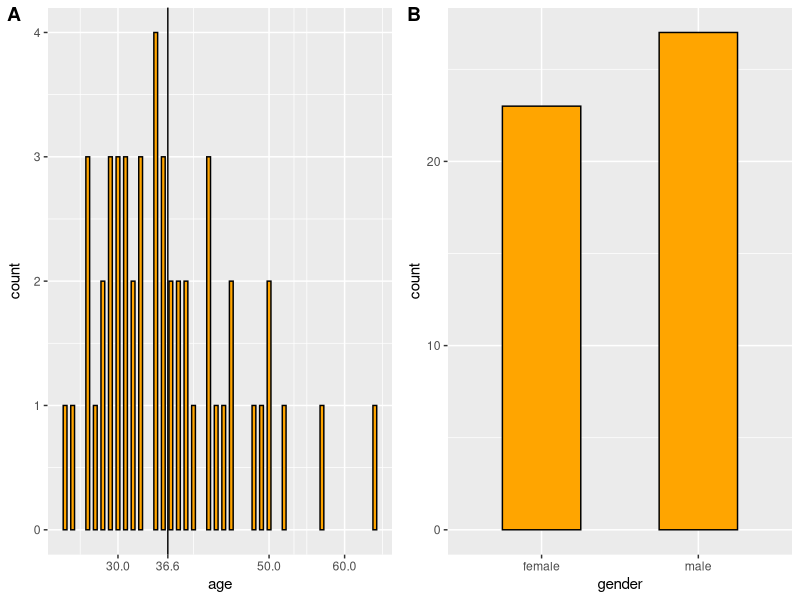
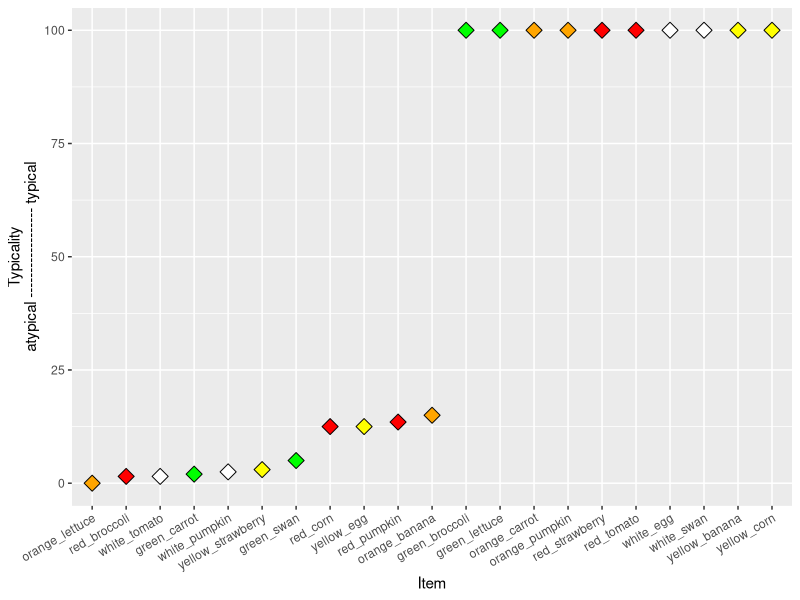
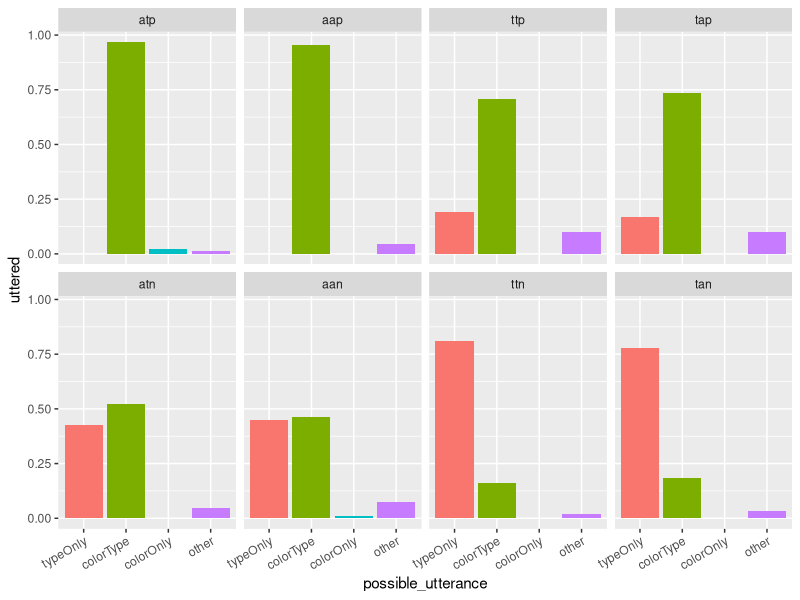
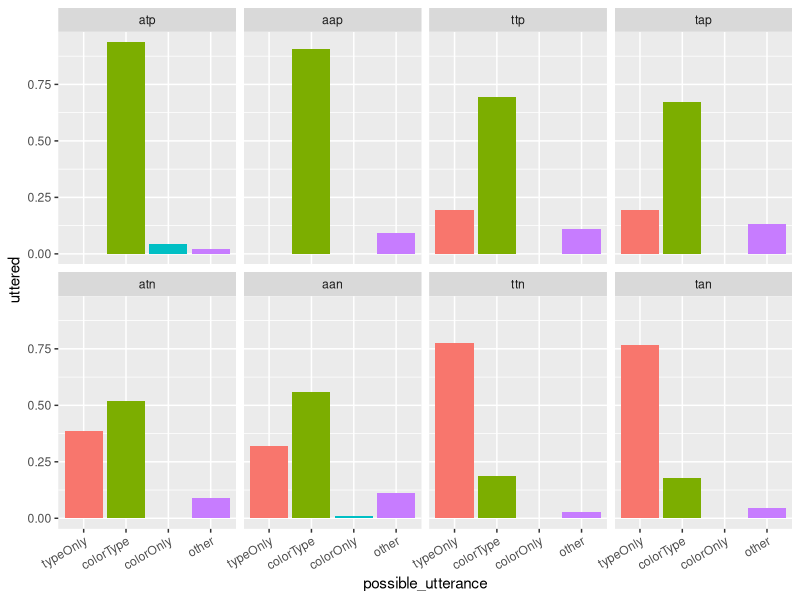
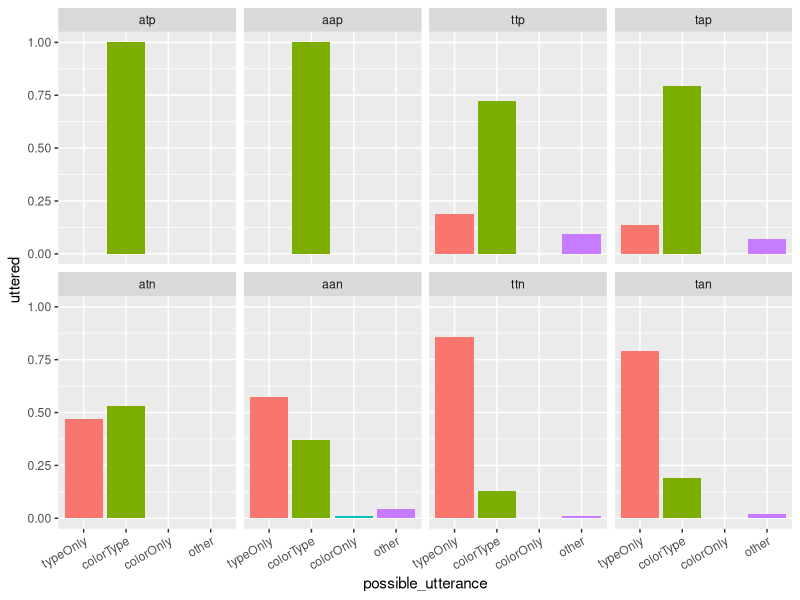
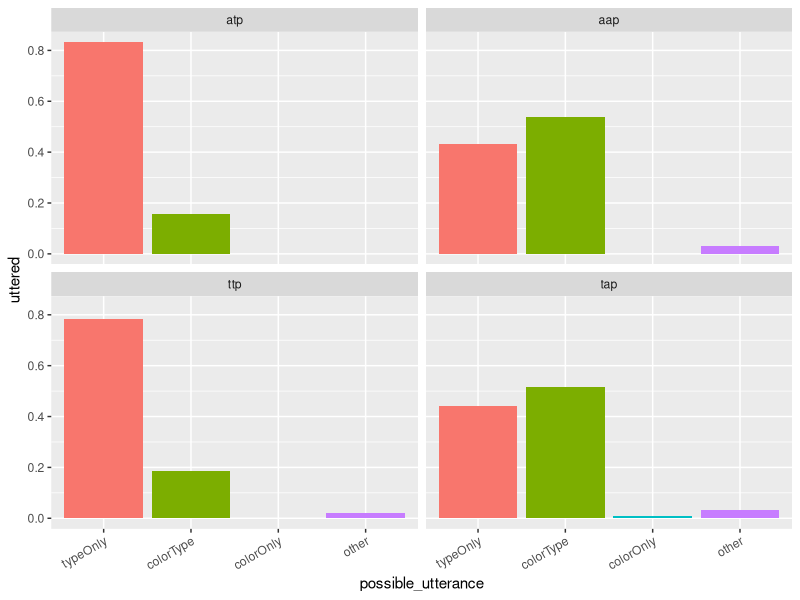
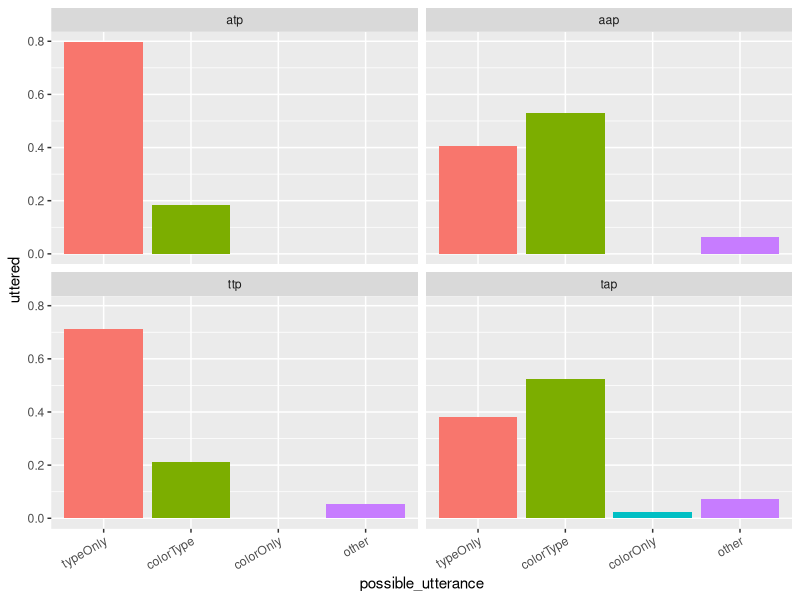
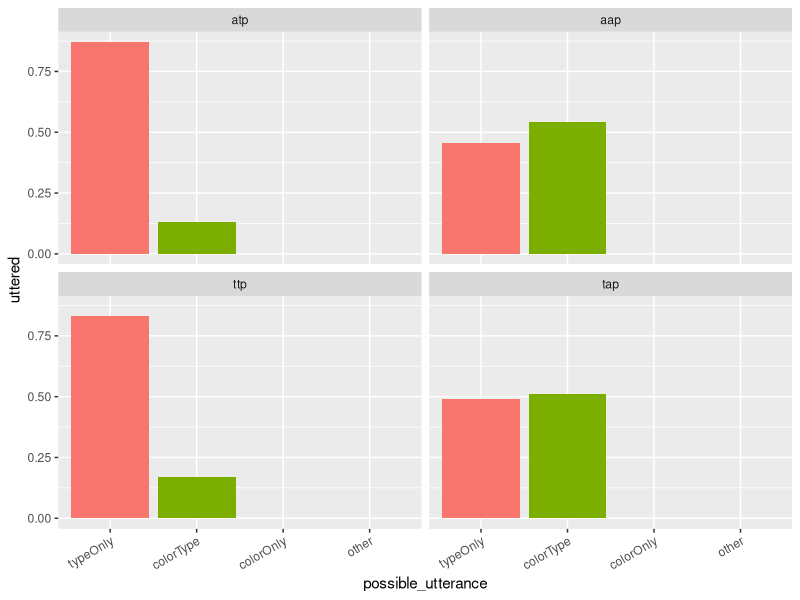

Reproduce these figures in R, in order. (Note: this script raises an error after producing the figures.)
## ---- chunk 1
knitr::opts_chunk$set(echo = TRUE)
## ---- chunk 2
library(cowplot)
library(plyr)
library(tidyverse)
library(here)

df_import1 = read_csv(here::here("data","02_production","02_main","data1.csv")) %>%
  # exclude test
  # weird filter property will exclude NAs
  filter(is.na(comments) | !str_detect(comments,"TEST")) %>%
  filter(!str_detect(conversation, "elisakreiss"))

df_import = read_csv(here::here("data","02_production","02_main","data2.csv")) %>%
  # exclude test
  # weird filter property will exclude NAs
  filter(is.na(comments) | !str_detect(comments,"TEST")) %>% 
  filter(!str_detect(conversation, "elisakreiss")) %>% 
  bind_rows(df_import1)
## ---- chunk 3

# to identify multiple submissions
table(df_import$anon_worker_id)
# popular spellings of "english"
engl_spellings = c("english", "englis", "eng", "engilsh", "englsh", "en", "emglish")

# Exclusions
# glb_variant 1 => speaker
df_preclean = df_import %>% 
  # multiple submissions
  group_by(anon_worker_id) %>% 
  # mutate(blub = n()) %>% 
  filter(!(n() > 60)) %>% 
  ungroup() %>% 
  # if native language is not english
  mutate_at(vars(languages), funs(str_to_lower(.))) %>% 
  mutate_at(vars(languages), funs(ifelse(. %in% engl_spellings, "english", .))) %>%
  filter(glb_variant == 1 & str_detect(languages, "english")) 

position_encoder = df_preclean %>% 
  filter(str_detect(conversation, "top|bottom|left|right|1|2|3|4")) %>% 
  select(anon_worker_id, conversation) %>% 
  group_by(anon_worker_id) %>% 
  summarize(all_trials = n()) %>% 
  ungroup() %>% 
  filter(all_trials > 5)

posenc_list = as.list(position_encoder['anon_worker_id'])$anon_worker_id

taboo_player = df_preclean %>% 
  filter(str_detect(conversation, "thing|monkey|vegetable|swimmer|comes from chicken|halloween|make a salad with it|normally|oval|love bird|leaves|on one end|round|long")) %>%
  select(anon_worker_id, conversation) %>%
  group_by(anon_worker_id) %>% 
  mutate(all_trials = n()) %>% 
  ungroup() %>% 
  filter(all_trials > 6)

taboo_player_list = as.list(taboo_player['anon_worker_id'])$anon_worker_id

df_clean = df_preclean %>% 
  filter(!(anon_worker_id %in% posenc_list)) %>% 
  filter(!(anon_worker_id %in% taboo_player_list))

# number of participants before exclusion (68; 34)
length(unique(df_import$anon_worker_id))
# number of participants after exclusion (29)
length(unique(df_clean$anon_worker_id))
## ---- chunk 4
# create main df
df = df_clean
## ---- chunk 5

df_subj = df %>% 
  select(age,gender,timeSpent,anon_worker_id) %>% 
  distinct() %>% 
  mutate_at(vars(age), funs(as.integer(.)))

mean_age = round(mean(df_subj$age),digits = 1)
p_age = ggplot(df_subj,aes(x=age)) +
  geom_bar(width = .5,
           fill = "orange",
           color = "black") +
  geom_vline(xintercept= mean_age) +
  scale_x_continuous(breaks=c(20,30,50,60,70,mean_age))

p_gen = ggplot(df_subj,aes(x=gender)) +
  geom_bar(width = .5,
           fill = "orange",
           color = "black")

# mean_time = round(mean(df_subj$timeSpent), digits = 1)
# median_time = round(median(df_subj$timeSpent), digits = 1)
# p_time = ggplot(df_subj,aes(x=timeSpent)) +
#   geom_histogram(fill = "orange",
#            color = "black") +
#   geom_vline(xintercept=mean_time) +
#   geom_vline(xintercept=median_time,linetype="dashed") +
#   scale_x_continuous(breaks=c(median_time,mean_time,floor(5),floor(15),floor(20))) +
#   xlab("time spent") +
#   theme(axis.text.x = element_text(angle = 45, hjust = 1))

plot_grid(p_age, p_gen, labels = "AUTO", ncol = 2, align = 'v')

## ---- chunk 6

typ_data = read_csv(here::here("data","01_norming","02_main","typicality_data.csv")) %>% 
  filter(!(col_type=="green_corn" | col_type=="white_carrot" | type=="snowman")) %>% 
  mutate(bin_typ=ifelse(typicality>50,"typical","atypical"))

ggplot(typ_data, aes(x=reorder(col_type,typicality), y=typicality, fill=color)) +
  geom_point(size=4,
             color="black",
             shape=23) +
  scale_fill_identity() +
  theme(axis.text.x = element_text(angle = 30, hjust = 1)) +
  xlab("Item") +
  ylab("Typicality\natypical ------------------ typical")

typ_data_short = typ_data %>% 
  select(col_type, typicality)
## ---- chunk 7
df_time = df %>% 
  mutate(time = endTime - startTime) %>% 
  mutate_at(vars(time), funs(./60)) %>% 
  mutate_at(vars(time), funs(./60)) %>% 
  filter(time <= 4) %>% 
  select(speaker_chat)

## ---- chunk 8

# TODO: get rid of taboo stuff

color = c("yellow|yell|red|ref|orange|orng|ornage|orang|orane|oragne|white|whtie|green")

## ---- chunk 9
# most conservative split
cons_type = c("banana|banaa|bananna|nana|banan|bannaa|ban|broccoli|broc|carrot|carro|carot|cararot|c arrot|corn|tomato|tom|tamayo|egg|strawberry|straw|str|berry|lettuce|letc|cabbage|cabb|cabage|swan|goose|duck|pumpkin|pump|punmkn|pum")
# type_null = c("thing|one")
cons_other_types = c("lemon|bird|vegetable|fruit|ruit|cauliflower|califlower|cauli|caul|circle|tree|onion|animal")
# cons_type = c("banana|banaa|bananna|nana|banan|bannaa|ban|broccoli|broc|carrot|carro|carot|corn|tomato|tom|tamayo|egg|strawberry|straw|str|berry|lettuce|letc|swan|goose|pumpkin|pump|punmkn|pum")
# cons_other_types = c("lemon|cabbage|cabb|cabage|bird|vegetable|thing|one|fruit|ruit|cauliflower|cauli|caul|circle|tree|onion|animal")
cons_other_mod = c("original|normal|natural|natural color|un-natural|with color|no color|without color|with the correct color|off color|original color|regular|weird|not red|seasick|dyed|small|round|supposed to be|big|ugly|different color|different colour|no banana|not")

df_main = df %>% 
  mutate(target_item = str_c(targetcompColor, targetType, sep="_")) %>% 
  mutate(comp_item = str_c(targetcompColor, compType, sep="_")) %>% 
  select(intended_target, condition, speaker_chat, trial_number, anon_worker_id, target_item, targetType, comp_item, selected_image) %>% 
  # filter everything with longer conversations (corrections) on speaker side
  filter(!str_detect(speaker_chat, "\\|\\|\\|")) %>% 
  # mutate(refexp = str_c("::",speaker_chat,"::")) %>% 
  mutate(refexp = speaker_chat) %>% 
  # TODO: filter out all \n
  mutate_at(vars(refexp), funs(str_to_lower(.))) %>% 
  filter(!str_detect(refexp,"bottom")) %>% 
  # categorization
  mutate(ColorMention = ifelse(str_detect(refexp,color), 1, 0)) %>% 
  mutate(OtherModMention = ifelse(str_detect(refexp,cons_other_mod), 1, 0)) %>% 
  mutate(TypeMention = ifelse(str_detect(refexp,cons_type), 1, 0)) %>% 
  mutate(OtherTypeMention = ifelse(str_detect(refexp,cons_other_types), 1, 0)) %>% 
  
  mutate(UtteranceCat = case_when(
    (OtherModMention == 1) | (OtherTypeMention == 1) ~ "other",
    (ColorMention == 1) & (TypeMention == 1) ~ "colorType",
    (ColorMention == 1) ~ "colorOnly",
    (TypeMention == 1) ~ "typeOnly",
    TRUE ~ "whatisthis?"
  ))

# df_main %>%
#   select(anon_worker_id, refexp, UtteranceCat, condition) %>%
#   filter(condition == "tap",
#          UtteranceCat == "typeOnly") %>%
#   view()

# "other" utterances are mainly expressions that include: 
# cauliflower, lemon, (un)natural, regular, original color, off color (bird, with/out color, fruit, vegetable)
# df_main %>% 
#   filter(UtteranceCat == "other") %>% 
#   view()
## ---- chunk 10
df_plot_target = df_main %>% 
  select(intended_target, condition, refexp, UtteranceCat, trial_number, anon_worker_id, selected_image, target_item) %>% 
  filter(intended_target == "target") %>% 
  mutate(wrong_selection = !str_detect(selected_image, target_item)) %>% 
  filter(!wrong_selection) %>% 
  slice(rep(1:n(), each = 4)) %>%
  mutate(possible_utterance = rep_len(c("colorType", "colorOnly", "typeOnly", "other"), 
                                  length.out=n())) %>% 
  mutate(uttered = ifelse(UtteranceCat==possible_utterance,1,0)) %>% 
  mutate_at(vars(possible_utterance),
            funs(factor(., levels=c("typeOnly", "colorType", "colorOnly", "other")))) %>%
  mutate_at(vars(condition),
            funs(factor(., levels=c("atp", "aap", "ttp", "tap", "atn", "aan", "ttn", "tan"))))

ggplot(df_plot_target, aes(x=possible_utterance, y=uttered, fill=possible_utterance)) +
  facet_wrap(~condition, nrow=2) +
  # mean
  stat_summary(fun.y = "mean",
               geom = "bar",
               position = position_dodge(width = 0.9)) +
  # error bars 
  stat_summary(fun.data = "mean_cl_boot",
               geom = "linerange",
               color = "darkgrey",
               position = position_dodge(width = 0.9)) +
  theme(axis.text.x = element_text(angle = 30, hjust = 1)) +
  theme(legend.position = "none")
  

df_plot_target %>% 
  filter(trial_number <= 30) %>% 
  ggplot(., aes(x=possible_utterance, y=uttered, fill=possible_utterance)) +
    facet_wrap(~condition, nrow=2) +
    # mean
    stat_summary(fun.y = "mean",
                 geom = "bar",
                 position = position_dodge(width = 0.9)) +
    # error bars 
    stat_summary(fun.data = "mean_cl_boot",
                 geom = "linerange",
                 color = "darkgrey",
                 position = position_dodge(width = 0.9)) +
    theme(axis.text.x = element_text(angle = 30, hjust = 1)) +
    theme(legend.position = "none")

df_plot_target %>% 
  filter(trial_number > 30) %>% 
  ggplot(., aes(x=possible_utterance, y=uttered, fill=possible_utterance)) +
    facet_wrap(~condition, nrow=2) +
    # mean
    stat_summary(fun.y = "mean",
                 geom = "bar",
                 position = position_dodge(width = 0.9)) +
    # error bars 
    stat_summary(fun.data = "mean_cl_boot",
                 geom = "linerange",
                 color = "darkgrey",
                 position = position_dodge(width = 0.9)) +
    theme(axis.text.x = element_text(angle = 30, hjust = 1)) +
    theme(legend.position = "none")

# First half vs second half: ColorType utterances reduce in atn and aan condition in second trial half; "other" utterances reduce in second trial half
## ---- chunk 11
df_plot_comp = df_main %>% 
  select(intended_target, condition, refexp, UtteranceCat, trial_number, anon_worker_id, selected_image, comp_item) %>% 
  filter(intended_target == "firstDistractor") %>% 
  mutate(wrong_selection = !str_detect(selected_image, comp_item)) %>% 
  filter(!wrong_selection) %>% 
  slice(rep(1:n(), each = 4)) %>%
  mutate(possible_utterance = rep_len(c("colorType", "colorOnly", "typeOnly", "other"), 
                                  length.out=n())) %>% 
  mutate(uttered = ifelse(UtteranceCat==possible_utterance,1,0)) %>% 
  mutate_at(vars(possible_utterance),
            funs(factor(., levels=c("typeOnly", "colorType", "colorOnly", "other")))) %>%
  mutate_at(vars(condition),
            funs(factor(., levels=c("atp", "aap", "ttp", "tap", "atn", "aan", "ttn", "tan"))))

ggplot(df_plot_comp, aes(x=possible_utterance, y=uttered, fill=possible_utterance)) +
  facet_wrap(~condition, nrow=2) +
  # mean
  stat_summary(fun.y = "mean",
               geom = "bar",
               position = position_dodge(width = 0.9)) +
  # error bars 
  stat_summary(fun.data = "mean_cl_boot",
               geom = "linerange",
               color = "darkgrey",
               position = position_dodge(width = 0.9)) +
  theme(axis.text.x = element_text(angle = 30, hjust = 1)) +
  theme(legend.position = "none")
  

df_plot_comp %>% 
  filter(trial_number <= 30) %>% 
  ggplot(., aes(x=possible_utterance, y=uttered, fill=possible_utterance)) +
    facet_wrap(~condition, nrow=2) +
    # mean
    stat_summary(fun.y = "mean",
                 geom = "bar",
                 position = position_dodge(width = 0.9)) +
    # error bars 
    stat_summary(fun.data = "mean_cl_boot",
                 geom = "linerange",
                 color = "darkgrey",
                 position = position_dodge(width = 0.9)) +
    theme(axis.text.x = element_text(angle = 30, hjust = 1)) +
    theme(legend.position = "none")

df_plot_comp %>% 
  filter(trial_number > 30) %>% 
  ggplot(., aes(x=possible_utterance, y=uttered, fill=possible_utterance)) +
    facet_wrap(~condition, nrow=2) +
    # mean
    stat_summary(fun.y = "mean",
                 geom = "bar",
                 position = position_dodge(width = 0.9)) +
    # error bars 
    stat_summary(fun.data = "mean_cl_boot",
                 geom = "linerange",
                 color = "darkgrey",
                 position = position_dodge(width = 0.9)) +
    theme(axis.text.x = element_text(angle = 30, hjust = 1)) +
    theme(legend.position = "none")

# First half vs second half: ColorType utterances reduce in atn and aan condition in second trial half; "other" utterances reduce in second trial half
## ---- chunk 12

nocontrast_comp = df_main %>% 
  mutate(contrast_present = ifelse(str_detect(condition, "p"), 1, 0)) %>% 
  filter((intended_target == "target") & (contrast_present == 0)) %>%
  mutate(wrong_selection = !str_detect(selected_image, target_item)) %>% 
  filter(!wrong_selection) %>% 
  filter(UtteranceCat=="colorType" | UtteranceCat=="typeOnly") %>% 
  mutate(ColMentioned = ifelse(UtteranceCat=="colorType", 1, 0)) %>%  
  mutate_at(vars(intended_target), funs(ifelse(. == "target", "firstDistractor", "FIRE"))) %>% 
  mutate(target_typ = ifelse(str_sub(condition,2,2) == "t", 0, 1)) %>% 
  mutate(comp_typ = ifelse(str_sub(condition,1,1) == "t", 0, 1))

cuny_plot = df_main %>% 
  filter(intended_target == "firstDistractor" | intended_target == "target") %>%
  mutate(wrong_selection = case_when(
    (intended_target == "firstDistractor") ~ !str_detect(selected_image, comp_item),
    (intended_target == "target") ~ !str_detect(selected_image, target_item),
    TRUE ~ TRUE)) %>% 
  filter(!wrong_selection) %>% 
  filter(UtteranceCat=="colorType" | UtteranceCat=="typeOnly") %>% 
  mutate(ColMentioned = ifelse(UtteranceCat=="colorType", 1, 0)) %>%  
  mutate(contrast_present = ifelse(str_detect(condition, "p"), 1, 0)) %>% 
  mutate(target_typ = case_when(
    (intended_target == "target") & (str_sub(condition,1,1) == "t") ~ 0,
    (intended_target == "target") & (str_sub(condition,1,1) == "a") ~ 1,
    (intended_target == "firstDistractor") & (str_sub(condition,1,1) == "t") ~ 0,
    TRUE ~ 1
  )) %>% 
  mutate(comp_typ = case_when(
    (intended_target == "target") & (str_sub(condition,2,2) == "t") ~ 0,
    (intended_target == "target") & (str_sub(condition,2,2) == "a") ~ 1,
    (intended_target == "firstDistractor") & (str_sub(condition,2,2) == "t") ~ 0,
    TRUE ~ 1
  )) %>% 
  bind_rows(nocontrast_comp) %>% 
  mutate_at(vars(intended_target), funs(ifelse(. == "firstDistractor", "competitor", .))) %>% 
  mutate_at(vars(intended_target),
            funs(factor(., levels=c("target", "competitor")))) %>% 
  mutate_at(vars(comp_typ), funs(ifelse(. == 0, "typical", "atypical"))) %>% 
  mutate_at(vars(comp_typ),
            funs(factor(., levels=c("typical", "atypical")))) %>% 
  mutate_at(vars(contrast_present), funs(ifelse(. == 0, "no contrast", "contrast")))
  # mutate_at(vars(comp_typ),
  #           funs(factor(., levels=c("typical", "atypical"))))


# glimpse(cuny_plot)
typical_color = "#cc79a7" # purple
atypical_color = "#0071b2" # blue

ggplot(cuny_plot, aes(x=intended_target, y=ColMentioned, group=comp_typ, fill=comp_typ)) +
  # facet_wrap(~contrast_present) +
  # mean
  stat_summary(fun.y = "mean",
               geom = "bar",
               position = position_dodge(width = 0.9)) +
  # error bars 
  stat_summary(fun.data = "mean_cl_boot",
               geom = "linerange",
               color = "darkgrey",
               position = position_dodge(width = 0.9)) +
  xlab("Item that is being referred to") +
  ylab("Probability of modifier use") +
  labs(fill='Competitor typicality') +
  scale_fill_manual(values=c(typical_color, atypical_color)) +
  # theme(axis.text.x = element_text(angle = 30, hjust = 1)) +
  theme(legend.position = "top")

ggsave("cuny_prod.png", width = 5, height = 3)

# Judith's plots

target_color = "#d55e00" # red
comp_color = "#009e74"

ggplot(cuny_plot, aes(x=comp_typ, y=ColMentioned, group=intended_target, fill=intended_target)) +
  # facet_wrap(~contrast_present) +
  # mean
  stat_summary(fun.y = "mean",
               geom = "bar",
               width = 0.6,
               position = position_dodge(width = 0.6)) +
  # error bars 
  stat_summary(fun.data = "mean_cl_boot",
               geom = "errorbar",
               color = "black",
               size = .3,
               width = 0.3,
               position = position_dodge(width = 0.6)) +
  xlab("Competitor typicality") +
  ylab("Probability of modifier use") +
  labs(fill='Item that is\nbeing referred to') +
  scale_fill_manual(values=c(target_color, comp_color)) +
  # theme(axis.text.x = element_text(angle = 30, hjust = 1)) +
  theme(legend.position = "top")

ggsave("cuny_prod_judith1.png", width = 5, height = 3)

ggplot(cuny_plot, aes(x=contrast_present, y=ColMentioned, group=intended_target, fill=intended_target)) +
  # facet_wrap(~contrast_present) +
  # mean
  stat_summary(fun.y = "mean",
               geom = "bar",
               width = 0.6,
               position = position_dodge(width = 0.6)) +
  # error bars 
  stat_summary(fun.data = "mean_cl_boot",
               geom = "errorbar",
               color = "black",
               size = .3,
               width = 0.3,
               position = position_dodge(width = 0.6)) +
  xlab("Contrast presence") +
  ylab("Probability of modifier use") +
  labs(fill='Item that is\nbeing referred to') +
  scale_fill_manual(values=c(target_color, comp_color)) +
  # theme(axis.text.x = element_text(angle = 30, hjust = 1)) +
  theme(legend.position = "top")

ggsave("cuny_prod_judith2.png", width = 5, height = 3)

## ---- chunk 13

df_plot_byitem = df_main %>% 
  select(intended_target, condition, refexp, UtteranceCat, trial_number, target_item, targetType, selected_image) %>% 
  filter(intended_target == "target") %>%
  mutate(wrong_selection = !str_detect(selected_image, target_item)) %>% 
  filter(!wrong_selection) %>% 
  filter(UtteranceCat=="colorType" | UtteranceCat=="typeOnly") %>%
  mutate(ColMentioned = ifelse(UtteranceCat=="colorType", 1, 0)) %>% 
  mutate(coll_cond = case_when(
    str_detect(condition, "p") & str_sub(condition,1,1) == "t" ~ "contrast_typ",
    str_detect(condition, "p") & str_sub(condition,1,1) == "a" ~ "contrast_atyp",
    str_sub(condition,1,1) == "a" ~ "atyp",
    str_sub(condition,1,1) == "t" ~ "typ",
    TRUE ~ "FIRE"
  )) %>% 
  mutate_at(vars(coll_cond),
            funs(factor(., levels=c("contrast_atyp", "contrast_typ", "atyp", "typ"))))

ggplot(df_plot_byitem, aes(x=coll_cond, y=ColMentioned)) +
  facet_wrap(~targetType, nrow=2) +
  # mean
  stat_summary(fun.y = "mean",
               geom = "bar",
               position = position_dodge(width = 0.9)) +
  # error bars 
  stat_summary(fun.data = "mean_cl_boot",
               geom = "linerange",
               color = "darkgrey",
               position = position_dodge(width = 0.9)) +
  theme(axis.text.x = element_text(angle = 30, hjust = 1)) +
  theme(legend.position = "none")

table(df_plot_byitem$targetType, df_plot_byitem$coll_cond)

## ---- chunk 14
df_plot_target = df_main %>% 
  select(intended_target, condition, refexp, UtteranceCat, trial_number, target_item, targetType, selected_image, anon_worker_id) %>% 
  filter(intended_target == "target") %>%
  mutate(wrong_selection = !str_detect(selected_image, target_item)) %>% 
  filter(!wrong_selection) %>% 
  filter(UtteranceCat=="colorType" | UtteranceCat=="typeOnly") %>% 
  mutate(ColMentioned = ifelse(UtteranceCat=="colorType", 1, 0)) %>% 
  mutate(coll_cond = case_when(
    str_detect(condition, "p") ~ "contrast",
    str_sub(condition,1,1) == "a" ~ "atyp",
    str_sub(condition,1,1) == "t" ~ "typ",
    TRUE ~ "FIRE"
  )) %>% 
  mutate_at(vars(coll_cond),
            funs(factor(., levels=c("contrast", "atyp", "typ"))))

ggplot(df_plot_target, aes(x=coll_cond, y=ColMentioned)) +
  facet_wrap(~anon_worker_id, nrow=2) +
  # mean
  stat_summary(fun.y = "mean",
               geom = "bar",
               position = position_dodge(width = 0.9)) +
  # error bars 
  stat_summary(fun.data = "mean_cl_boot",
               geom = "linerange",
               color = "darkgrey",
               position = position_dodge(width = 0.9)) +
  theme(axis.text.x = element_text(angle = 30, hjust = 1)) +
  theme(legend.position = "none")

# participant 462219836317466 always used "off color" and "original color" utterances
table(df_plot_target$anon_worker_id, df_plot_target$ColMentioned)

# df_main %>% 
  # filter(anon_worker_id == "462219836317466") %>% 
  # select(refexp, condition, target_item, selected_image) %>% 
  # view()
  
## ---- chunk 15
# df_check = df_model_prereg %>%
#   group_by(target_item,comp_item,contrast) %>%
#   summarize(n = n()) %>%
#   view()
# 
# df_check

# all uttProbs if target is the target (for all conditions)
df_rsa_target = df_model_prereg %>%
  group_by(condition) %>%
  summarize(uttProb = mean(ColMentioned)) %>%
  ungroup() %>%
  mutate(intended_target = "target") %>%
  select(uttProb, condition, intended_target)

# uttProbs if comp is the target (for contrast-present conditions)
df_rsa_comp_prep = df_main %>%
  filter(intended_target == "firstDistractor") %>%
  mutate(wrong_selection = !str_detect(selected_image, comp_item)) %>%
  filter(!wrong_selection) %>%
  filter(UtteranceCat=="colorType" | UtteranceCat=="typeOnly") %>%
  mutate(ColMentioned = ifelse(UtteranceCat=="colorType", 1, 0)) %>%
  group_by(condition) %>%
  summarize(uttProb = mean(ColMentioned)) %>%
  ungroup() %>%
  select(uttProb, condition)


df_rsa_comp = df_model_prereg %>%
  group_by(condition) %>%
  summarize(uttProb = mean(ColMentioned)) %>%
  ungroup() %>%
  filter(!str_detect(condition, "p")) %>%
  mutate_at(vars(condition), funs(case_when(
    .=="atn" ~ "tan",
    .=="tan" ~ "atn",
    TRUE ~ .
  ))) %>%
  select(uttProb, condition) %>%
  bind_rows(df_rsa_comp_prep) %>%
  mutate(intended_target = "comp")

df_rsa = df_rsa_target %>%
  bind_rows(df_rsa_comp)

df_rsa

write_csv(df_rsa, "df_rsa.csv")

table(df_main$target_item,df_main$comp_item)
## ---- chunk 16
# modifier mention ~ contrast presence*typicality of target*typicality of competitor + (1+contrast presence*typicality of target|participant) + (1+contrast presence*typicality of target*typicality of competitor|item)
f_prereg = ColMentioned ~ contrast_present*c_target_typ*c_comp_typ + (1+contrast_present+c_target_typ+c_comp_typ|anon_worker_id) + (1+contrast_present+c_target_typ+c_comp_typ|targetType)

# 1 NO RANDOM EFFECTS
# 1.1 Binned typicality
# 1.1.1 Centered typicality & contrast

m = glm(ColMentioned ~ c_contrast+c_target_typ_bin+c_comp_typ_bin, data = df_model_prereg, family = "binomial")
summary(m)

m = glm(ColMentioned ~ c_contrast+c_target_typ_bin+c_comp_typ_bin+c_contrast:c_target_typ_bin, data = df_model_prereg, family = "binomial")
summary(m)

m = glm(ColMentioned ~ c_contrast+c_target_typ_bin+c_comp_typ_bin+c_contrast:c_comp_typ_bin, data = df_model_prereg, family = "binomial")
summary(m)

m = glm(ColMentioned ~ c_contrast+c_target_typ_bin+c_comp_typ_bin+c_comp_typ_bin:c_target_typ_bin, data = df_model_prereg, family = "binomial")
summary(m)

m = glm(ColMentioned ~ c_contrast*c_target_typ_bin*c_comp_typ_bin, data = df_model_prereg, family = "binomial")
summary(m)

# 1.1.2 Centered typicality & non-centered contrast

m = glm(ColMentioned ~ contrast+c_target_typ_bin+c_comp_typ_bin, data = df_model_prereg, family = "binomial")
summary(m)

m = glm(ColMentioned ~ contrast+c_target_typ_bin+c_comp_typ_bin+contrast:c_target_typ_bin, data = df_model_prereg, family = "binomial")
summary(m)

m = glm(ColMentioned ~ contrast+c_target_typ_bin+c_comp_typ_bin+contrast:c_comp_typ_bin, data = df_model_prereg, family = "binomial")
summary(m)

m = glm(ColMentioned ~ contrast+c_target_typ_bin+c_comp_typ+c_comp_typ_bin:c_target_typ_bin, data = df_model_prereg, family = "binomial")
summary(m)

m = glm(ColMentioned ~ contrast*c_target_typ_bin*c_comp_typ_bin, data = df_model_prereg, family = "binomial")
summary(m)

# 1.1.3 Non-centered typicality & centered contrast

m = glm(ColMentioned ~ c_contrast+target_typ_bin+comp_typ_bin, data = df_model_prereg, family = "binomial")
summary(m)

m = glm(ColMentioned ~ c_contrast+target_typ_bin+comp_typ_bin+c_contrast:target_typ_bin, data = df_model_prereg, family = "binomial")
summary(m)

m = glm(ColMentioned ~ c_contrast+target_typ_bin+comp_typ_bin+c_contrast:comp_typ_bin, data = df_model_prereg, family = "binomial")
summary(m)

m = glm(ColMentioned ~ c_contrast+target_typ_bin+comp_typ_bin+comp_typ_bin:target_typ_bin, data = df_model_prereg, family = "binomial")
summary(m)

m = glm(ColMentioned ~ c_contrast*target_typ_bin*comp_typ_bin, data = df_model_prereg, family = "binomial")
summary(m)

# 1.1.4 Non-centered typicality & contrast

m = glm(ColMentioned ~ contrast+target_typ_bin+comp_typ_bin, data = df_model_prereg, family = "binomial")
summary(m)

m = glm(ColMentioned ~ contrast+target_typ_bin+comp_typ_bin+contrast:target_typ_bin, data = df_model_prereg, family = "binomial")
summary(m)

m = glm(ColMentioned ~ contrast+target_typ_bin+comp_typ_bin+contrast:comp_typ_bin, data = df_model_prereg, family = "binomial")
summary(m)

m = glm(ColMentioned ~ contrast+target_typ_bin+comp_typ_bin+comp_typ_bin:target_typ_bin, data = df_model_prereg, family = "binomial")
summary(m)

m = glm(ColMentioned ~ contrast*target_typ_bin*comp_typ_bin, data = df_model_prereg, family = "binomial")
summary(m)

# 1.2 Continuous typicality
# 1.2.1 Centered typicality & contrast

m = glm(ColMentioned ~ c_contrast+c_target_typ+c_comp_typ, data = df_model_prereg, family = "binomial")
summary(m)

m = glm(ColMentioned ~ c_contrast+c_target_typ+c_comp_typ+c_contrast:c_target_typ, data = df_model_prereg, family = "binomial")
summary(m)

m = glm(ColMentioned ~ c_contrast+c_target_typ+c_comp_typ+c_contrast:c_comp_typ, data = df_model_prereg, family = "binomial")
summary(m)

m = glm(ColMentioned ~ c_contrast+c_target_typ+c_comp_typ+c_comp_typ:c_target_typ, data = df_model_prereg, family = "binomial")
summary(m)

m = glm(ColMentioned ~ c_contrast*c_target_typ*c_comp_typ, data = df_model_prereg, family = "binomial")
summary(m)

# 1.2.2 Centered typicality & non-centered contrast

m = glm(ColMentioned ~ contrast+c_target_typ+c_comp_typ, data = df_model_prereg, family = "binomial")
summary(m)

m = glm(ColMentioned ~ contrast+c_target_typ+c_comp_typ+contrast:c_target_typ, data = df_model_prereg, family = "binomial")
summary(m)

m = glm(ColMentioned ~ contrast+c_target_typ+c_comp_typ+contrast:c_comp_typ, data = df_model_prereg, family = "binomial")
summary(m)

m = glm(ColMentioned ~ contrast+c_target_typ+c_comp_typ+c_comp_typ:c_target_typ, data = df_model_prereg, family = "binomial")
summary(m)

m = glm(ColMentioned ~ contrast*c_target_typ*c_comp_typ, data = df_model_prereg, family = "binomial")
summary(m)

# 1.2.3 Non-centered typicality & centered contrast

m = glm(ColMentioned ~ c_contrast+target_typ+comp_typ, data = df_model_prereg, family = "binomial")
summary(m)

m = glm(ColMentioned ~ c_contrast+target_typ+comp_typ+c_contrast:target_typ, data = df_model_prereg, family = "binomial")
summary(m)

m = glm(ColMentioned ~ c_contrast+target_typ+comp_typ+c_contrast:comp_typ, data = df_model_prereg, family = "binomial")
summary(m)

m = glm(ColMentioned ~ c_contrast+target_typ+comp_typ+comp_typ:target_typ, data = df_model_prereg, family = "binomial")
summary(m)

m = glm(ColMentioned ~ c_contrast*target_typ*comp_typ, data = df_model_prereg, family = "binomial")
summary(m)

# 1.2.4 Non-centered typicality & contrast

m = glm(ColMentioned ~ contrast+target_typ+comp_typ, data = df_model_prereg, family = "binomial")
summary(m)

m = glm(ColMentioned ~ contrast+target_typ+comp_typ+c_contrast:target_typ, data = df_model_prereg, family = "binomial")
summary(m)

m = glm(ColMentioned ~ contrast+target_typ+comp_typ+c_contrast:comp_typ, data = df_model_prereg, family = "binomial")
summary(m)

m = glm(ColMentioned ~ contrast+target_typ+comp_typ+comp_typ:target_typ, data = df_model_prereg, family = "binomial")
summary(m)

m = glm(ColMentioned ~ contrast*target_typ*comp_typ, data = df_model_prereg, family = "binomial")
summary(m)


# 2 RANDOM EFFECTS
# 2.1 Binned typicality
# 2.1.1 Centered typicality & contrast

m = glmer(ColMentioned ~ c_contrast+c_target_typ_bin+c_comp_typ_bin + (1|anon_worker_id), data = df_model_prereg, family = "binomial")
summary(m)

m = glmer(ColMentioned ~ c_contrast+c_target_typ_bin+c_comp_typ_bin+c_contrast:c_target_typ_bin + (1|anon_worker_id), data = df_model_prereg, family = "binomial")
summary(m)

m = glmer(ColMentioned ~ c_contrast+c_target_typ_bin+c_comp_typ_bin+c_contrast:c_comp_typ_bin + (1|anon_worker_id), data = df_model_prereg, family = "binomial")
summary(m)

m = glmer(ColMentioned ~ c_contrast+c_target_typ_bin+c_comp_typ_bin+c_comp_typ_bin:c_target_typ_bin + (1|anon_worker_id), data = df_model_prereg, family = "binomial")
summary(m)

m = glmer(ColMentioned ~ c_contrast*c_target_typ_bin*c_comp_typ_bin + (1|anon_worker_id), data = df_model_prereg, family = "binomial")
summary(m)

# 2.1.2 Centered typicality & non-centered contrast

m = glmer(ColMentioned ~ contrast+c_target_typ_bin+c_comp_typ_bin + (1|anon_worker_id), data = df_model_prereg, family = "binomial")
summary(m)

m = glmer(ColMentioned ~ contrast+c_target_typ_bin+c_comp_typ_bin+contrast:c_target_typ_bin + (1|anon_worker_id), data = df_model_prereg, family = "binomial")
summary(m)

m = glmer(ColMentioned ~ contrast+c_target_typ_bin+c_comp_typ_bin+contrast:c_comp_typ_bin + (1|anon_worker_id), data = df_model_prereg, family = "binomial")
summary(m)

m = glmer(ColMentioned ~ contrast+c_target_typ_bin+c_comp_typ+c_comp_typ_bin:c_target_typ_bin + (1|anon_worker_id), data = df_model_prereg, family = "binomial")
summary(m)

m = glmer(ColMentioned ~ contrast*c_target_typ_bin*c_comp_typ_bin + (1|anon_worker_id), data = df_model_prereg, family = "binomial")
summary(m)

# 2.1.3 Non-centered typicality & centered contrast

m = glmer(ColMentioned ~ c_contrast+target_typ_bin+comp_typ_bin + (1|anon_worker_id), data = df_model_prereg, family = "binomial")
summary(m)

m = glmer(ColMentioned ~ c_contrast+target_typ_bin+comp_typ_bin+c_contrast:target_typ_bin + (1|anon_worker_id), data = df_model_prereg, family = "binomial")
summary(m)

m = glmer(ColMentioned ~ c_contrast+target_typ_bin+comp_typ_bin+c_contrast:comp_typ_bin + (1|anon_worker_id), data = df_model_prereg, family = "binomial")
summary(m)

m = glmer(ColMentioned ~ c_contrast+target_typ_bin+comp_typ_bin+comp_typ_bin:target_typ_bin + (1|anon_worker_id), data = df_model_prereg, family = "binomial")
summary(m)

m = glmer(ColMentioned ~ c_contrast*target_typ_bin*comp_typ_bin + (1|anon_worker_id), data = df_model_prereg, family = "binomial")
summary(m)

# 2.1.4 Non-centered typicality & contrast

m = glmer(ColMentioned ~ contrast+target_typ_bin+comp_typ_bin + (1|anon_worker_id), data = df_model_prereg, family = "binomial")
summary(m)

m = glmer(ColMentioned ~ contrast+target_typ_bin+comp_typ_bin+contrast:target_typ_bin + (1|anon_worker_id), data = df_model_prereg, family = "binomial")
summary(m)

m = glmer(ColMentioned ~ contrast+target_typ_bin+comp_typ_bin+contrast:comp_typ_bin + (1|anon_worker_id), data = df_model_prereg, family = "binomial")
summary(m)

m = glmer(ColMentioned ~ contrast+target_typ_bin+comp_typ_bin+comp_typ_bin:target_typ_bin + (1|anon_worker_id), data = df_model_prereg, family = "binomial")
summary(m)

m = glmer(ColMentioned ~ contrast*target_typ_bin*comp_typ_bin + (1|anon_worker_id), data = df_model_prereg, family = "binomial")
summary(m)

# 2.2 Continuous typicality
# 2.2.1 Centered typicality & contrast

m = glmer(ColMentioned ~ c_contrast+c_target_typ+c_comp_typ + (1|anon_worker_id), data = df_model_prereg, family = "binomial")
summary(m)

m = glmer(ColMentioned ~ c_contrast+c_target_typ+c_comp_typ+c_contrast:c_target_typ + (1|anon_worker_id), data = df_model_prereg, family = "binomial")
summary(m)

m = glmer(ColMentioned ~ c_contrast+c_target_typ+c_comp_typ+c_contrast:c_comp_typ + (1|anon_worker_id), data = df_model_prereg, family = "binomial")
summary(m)

m = glmer(ColMentioned ~ c_contrast+c_target_typ+c_comp_typ+c_comp_typ:c_target_typ + (1|anon_worker_id), data = df_model_prereg, family = "binomial")
summary(m)

m = glmer(ColMentioned ~ c_contrast*c_target_typ*c_comp_typ + (1|anon_worker_id), data = df_model_prereg, family = "binomial")
summary(m)

# 2.2.2 Centered typicality & non-centered contrast

m = glmer(ColMentioned ~ contrast+c_target_typ+c_comp_typ + (1|anon_worker_id), data = df_model_prereg, family = "binomial")
summary(m)

m = glmer(ColMentioned ~ contrast+c_target_typ+c_comp_typ+contrast:c_target_typ + (1|anon_worker_id), data = df_model_prereg, family = "binomial")
summary(m)

m = glmer(ColMentioned ~ contrast+c_target_typ+c_comp_typ+contrast:c_comp_typ + (1|anon_worker_id), data = df_model_prereg, family = "binomial")
summary(m)

m = glmer(ColMentioned ~ contrast+c_target_typ+c_comp_typ+c_comp_typ:c_target_typ + (1|anon_worker_id), data = df_model_prereg, family = "binomial")
summary(m)

m = glmer(ColMentioned ~ contrast*c_target_typ*c_comp_typ + (1|anon_worker_id), data = df_model_prereg, family = "binomial")
summary(m)

# 2.2.3 Non-centered typicality & centered contrast

m = glmer(ColMentioned ~ c_contrast+target_typ+comp_typ + (1|anon_worker_id), data = df_model_prereg, family = "binomial")
summary(m)

m = glmer(ColMentioned ~ c_contrast+target_typ+comp_typ+c_contrast:target_typ + (1|anon_worker_id), data = df_model_prereg, family = "binomial")
summary(m)

m = glmer(ColMentioned ~ c_contrast+target_typ+comp_typ+c_contrast:comp_typ + (1|anon_worker_id), data = df_model_prereg, family = "binomial")
summary(m)

m = glmer(ColMentioned ~ c_contrast+target_typ+comp_typ+comp_typ:target_typ + (1|anon_worker_id), data = df_model_prereg, family = "binomial")
summary(m)

m = glmer(ColMentioned ~ c_contrast*target_typ*comp_typ + (1|anon_worker_id), data = df_model_prereg, family = "binomial")
summary(m)

# 2.2.4 Non-centered typicality & contrast

m = glmer(ColMentioned ~ contrast+target_typ+comp_typ + (1|anon_worker_id), data = df_model_prereg, family = "binomial")
summary(m)

m = glmer(ColMentioned ~ contrast+target_typ+comp_typ+c_contrast:target_typ + (1|anon_worker_id), data = df_model_prereg, family = "binomial")
summary(m)

m = glmer(ColMentioned ~ contrast+target_typ+comp_typ+c_contrast:comp_typ + (1|anon_worker_id), data = df_model_prereg, family = "binomial")
summary(m)

m = glmer(ColMentioned ~ contrast+target_typ+comp_typ+comp_typ:target_typ + (1|anon_worker_id), data = df_model_prereg, family = "binomial")
summary(m)

m = glmer(ColMentioned ~ contrast*target_typ*comp_typ + (1|anon_worker_id), data = df_model_prereg, family = "binomial")
summary(m)
















# f_notprereg = ColMentioned ~ c_contrast*c_target_typ_bin*c_comp_typ_bin + (1|anon_worker_id) + (1|target_item)
m.1 = glmer(f_prereg, data = df_model_prereg, family = "binomial")
summary(m.1)

m.2 = glm(ColMentioned ~ c_contrast+c_target_typ+c_comp_typ, data = df_model_prereg, family = "binomial")
summary(m.2)

m = glm(ColMentioned ~ c_contrast+c_target_typ*c_comp_typ,data=df_model_prereg,family="binomial")
summary(m)

m.3 = glmer(ColMentioned ~ c_contrast+c_target_typ+c_comp_typ + (1+c_target_typ|anon_worker_id), data = df_model_prereg, family = "binomial")
summary(m.3)

m.4 = glmer(ColMentioned ~ c_contrast+c_target_typ*c_comp_typ + (1+c_target_typ|anon_worker_id), data = df_model_prereg, family = "binomial")
summary(m.4)

m.5 = glmer(ColMentioned ~ contrast_present*target_typ_bin+comp_typ_bin  + (1+target_typ_bin|anon_worker_id) + (1|targetType), data = df_model_prereg, family = "binomial")
summary(m.5)

plot = df_model_prereg %>% ggplot(aes(x=c_target_typ, fill=ColMentioned)) + geom_histogram(stat="count")
plot = df_model_prereg %>% ggplot(aes(x=target_typ_bin, fill=ColMentioned)) + geom_histogram(stat="count")

plot

model_prereg = brm(
  formula = ColMentioned ~ contrast_present*target_typ_bin+comp_typ_bin  + (1+target_typ_bin|anon_worker_id) + (1|targetType),
  data = df_model_prereg,
  seed = 1702,
  family = 'bernoulli' # or bernoulli?
)

summary(model_prereg)

bayes_R2(model_prereg)

plot_model_prereg = 
  model_prereg %>% 
  as_tibble() %>% 
  select("b_Intercept", "b_contrast_present1", "b_target_typ_bin1", "b_comp_typ_bin1", "b_contrast_present1.target_typ_bin1") %>% 
  gather(key = "parameter", value = "posterior") %>% 
  mutate_at(vars(parameter), funs(str_replace_all(.,"b_",""))) %>%
  mutate_at(vars(parameter), funs(str_replace_all(.,"\\.",":"))) %>%
  mutate(parameter = as.factor(parameter)) %>%
  mutate(parameter = factor(parameter, levels = c("Intercept", "contrast_present1", "target_typ_bin1", "comp_typ_bin1", "contrast_present1:target_typ_bin1"))) %>%
  ggplot(aes(x = posterior)) + 
    geom_density(fill = "grey") +
    facet_wrap(~ parameter, scales = "free") +
  ylab("density\n") +
  xlab("\nparameter value") +
  theme_classic() +
  theme(legend.position = "right",
        legend.key.height = unit(2,"line"),
        legend.title = element_text(size = 18, face = "bold"),
        legend.text = element_text(size = 16),
        legend.background = element_rect(fill = "transparent"),
        strip.background = element_blank(),
        strip.text = element_text(size = 18, face = "bold"),
        axis.line = element_blank(),
        panel.spacing = unit(2, "lines"),
        plot.background = element_rect(fill = "transparent", colour = NA),
        panel.background = element_rect(fill = "transparent"),
        axis.text = element_text(size = 16),
        axis.title = element_text(size = 18, face = "bold"),
        plot.title = element_text(size = 18, face = "bold"),
        plot.margin = unit(c(0.2,0.1,0.2,0.1),"cm")) +
  geom_vline(xintercept = 0) +
  geom_segment(
    mapping = aes(y = 0, yend = 0, x = low, xend = high),
    color = "firebrick",
    size = 3,
    data = fixef(model_prereg) %>% as_tibble() %>%
      mutate(parameter = c("Intercept", "contrast_present1", "target_typ_bin1", "comp_typ_bin1", "contrast_present1:target_typ_bin1")) %>%
      mutate(parameter = as.factor(parameter)) %>%
      mutate(parameter = factor(parameter, levels = c("Intercept", "contrast_present1", "target_typ_bin1", "comp_typ_bin1", "contrast_present1:target_typ_bin1"))) %>%
      rename(low = Q2.5, high = Q97.5))

plot_model_prereg = 
  model_prereg %>% 
  as_tibble() %>% 
  select("b_Intercept", "b_c_contrast", "b_c_target_typ", "b_c_comp_typ", "b_c_target_typ.c_comp_typ") %>% 
  gather(key = "parameter", value = "posterior") %>% 
  mutate_at(vars(parameter), funs(str_replace_all(.,"b_",""))) %>%
  mutate_at(vars(parameter), funs(str_replace_all(.,"\\.",":"))) %>%
  mutate(parameter = as.factor(parameter)) %>%
  mutate(parameter = factor(parameter, levels = c("Intercept", "c_contrast", "c_target_typ", "c_comp_typ", "c_target_typ:c_comp_typ"))) %>%
  ggplot(aes(x = posterior)) + 
    geom_density(fill = "grey") +
    facet_wrap(~ parameter, scales = "free") +
  ylab("density\n") +
  xlab("\nparameter value") +
  theme_classic() +
  theme(legend.position = "right",
        legend.key.height = unit(2,"line"),
        legend.title = element_text(size = 18, face = "bold"),
        legend.text = element_text(size = 16),
        legend.background = element_rect(fill = "transparent"),
        strip.background = element_blank(),
        strip.text = element_text(size = 18, face = "bold"),
        axis.line = element_blank(),
        panel.spacing = unit(2, "lines"),
        plot.background = element_rect(fill = "transparent", colour = NA),
        panel.background = element_rect(fill = "transparent"),
        axis.text = element_text(size = 16),
        axis.title = element_text(size = 18, face = "bold"),
        plot.title = element_text(size = 18, face = "bold"),
        plot.margin = unit(c(0.2,0.1,0.2,0.1),"cm")) +
  geom_vline(xintercept = 0) +
  geom_segment(
    mapping = aes(y = 0, yend = 0, x = low, xend = high),
    color = "firebrick",
    size = 3,
    data = fixef(model_prereg) %>% as_tibble() %>%
      mutate(parameter = c("Intercept", "c_contrast", "c_target_typ", "c_comp_typ", "c_target_typ:c_comp_typ")) %>%
      mutate(parameter = as.factor(parameter)) %>%
      mutate(parameter = factor(parameter, levels = c("Intercept", "c_contrast", "c_target_typ", "c_comp_typ", "c_target_typ:c_comp_typ"))) %>%
      rename(low = Q2.5, high = Q97.5))

plot_model_prereg

ggsave(plot = plot_model_prereg, filename = "graphs/posterior_density_prereg.png",
       width = 15, height = 10)

## ---- chunk 17

df_model_prereg %>% 
  ggplot(., aes(x=contrast_present, y=ColMentioned, group=c_target_typ_bin, fill=c_target_typ_bin)) +
    facet_wrap(~c_comp_typ_bin) +
    # mean
    stat_summary(fun.y = "mean",
                 geom = "bar",
                 position = position_dodge(width = 0.9)) +
    # error bars 
    stat_summary(fun.data = "mean_cl_boot",
                 geom = "linerange",
                 color = "darkgrey",
                 position = position_dodge(width = 0.9)) +
    geom_point(position=position_jitterdodge(jitter.width = 0.3, jitter.height = 0.1,
  dodge.width = 0.9, seed = NA), alpha=0.5) +
    theme(axis.text.x = element_text(angle = 30, hjust = 1))
    # theme(legend.position = "none")

## ---- chunk 18
# library(corrplot)
# library(PerformanceAnalytics)
# 
# df_corr = df_model_prereg %>% 
#   mutate(id=str_c(anon_worker_id, "_", trial_number)) %>%
#   select(condition,ColMentioned,id) %>%
#   # tibble::rowid_to_column() %>%
#   spread(condition,ColMentioned) %>% 
#   as.data.frame()
# 
# rownames(df_corr) = df_corr$id
# 
# df_corr = select(df_corr,-id)
# 
# chart.Correlation(df_corr, histogram=TRUE, pch=19)
## ---- chunk 19
type = c("banana|banaa|bananna|nana|banan|bannaa|ban|broccoli|broc|carrot|carro|carot|corn|tomato|tom|tamayo|egg|strawberry|straw|str|berry|lettuce|letc|cabbage|cabb|cabage|swan|goose|pumpkin|pump|punmkn|pum")
# type_null = c("thing|one")
other_types = c("lemon|bird|vegetable|fruit|ruit|cauliflower|cauli|caul|circle|tree|onion|animal")
other_mod_typ = c("original|normal|natural|natural color|with the correct color|original color|regular")
other_mod_atyp = c("un-natural|off color|weird|seasick|dyed")
other_mod = c("with color|no color|without color|not red|small|round")


df_main_lesscons = df %>% 
  mutate(target_item = str_c(targetcompColor, targetType, sep="_")) %>% 
  select(intended_target, condition, speaker_chat, trial_number, anon_worker_id, target_item, targetType) %>% 
  # filter everything with longer conversations (corrections) on speaker side
  filter(!str_detect(speaker_chat, "\\|\\|\\|")) %>% 
  # mutate(refexp = str_c("::",speaker_chat,"::")) %>% 
  mutate(refexp = speaker_chat) %>% 
  # TODO: filter out all \n
  mutate_at(vars(refexp), funs(str_to_lower(.))) %>% 
  # categorization
  mutate(TypeMention = ifelse(str_detect(refexp,type), 1, 0)) %>% 
  # mutate(TypeNullMention = ifelse(str_detect(refexp,type_null), 1, 0)) %>% 
  mutate(OtherTypeMention = ifelse(str_detect(refexp,other_types), 1, 0)) %>%
  mutate(ColorMention = ifelse(str_detect(refexp,color), 1, 0)) %>% 
  mutate(OtherModMention_typ = ifelse(str_detect(refexp,other_mod_typ), 1, 0)) %>% 
  mutate(OtherModMention_atyp = ifelse(str_detect(refexp,other_mod_atyp), 1, 0)) %>%
  mutate(OtherModMention = ifelse(str_detect(refexp,other_mod), 1, 0)) %>%
   
  mutate(UtteranceCat = case_when(
    (ColorMention == 1) & (TypeMention == 1) ~ "colorType",
    (OtherModMention == 1) | (OtherTypeMention == 1) ~ "other",
    OtherModMention_typ == 1 ~ "other_typmod",
    OtherModMention_atyp == 1 ~ "other_atypmod",
    (ColorMention == 1) ~ "colorOnly",
    (TypeMention == 1) ~ "typeOnly",
    TRUE ~ "whatisthis?"
  ))

# "other" utterances are mainly expressions that include: 
# cauliflower and lemon (and bird, with/out color, fruit, vegetable)
df_main_lesscons %>% 
  filter(UtteranceCat == "other") %>% 
  view()
## ---- chunk 20
df_plot_target = df_main_lesscons %>% 
  select(intended_target, condition, refexp, UtteranceCat, trial_number, anon_worker_id) %>% 
  filter(intended_target == "target") %>% 
  slice(rep(1:n(), each = 4)) %>%
  mutate(possible_utterance = rep_len(c("colorType", "colorOnly", "typeOnly", "other_typmod", "other_atypmod", "other"), 
                                  length.out=n())) %>% 
  mutate(uttered = ifelse(UtteranceCat==possible_utterance,1,0)) %>% 
  mutate_at(vars(possible_utterance),
            funs(factor(., levels=c("colorType", "colorOnly", "typeOnly", "other_typmod", "other_atypmod", "other")))) %>%
  mutate_at(vars(condition),
            funs(factor(., levels=c("atp", "aap", "ttp", "tap", "atn", "aan", "ttn", "tan"))))

ggplot(df_plot_target, aes(x=possible_utterance, y=uttered, fill=possible_utterance)) +
  facet_wrap(~condition, nrow=2) +
  # mean
  stat_summary(fun.y = "mean",
               geom = "bar",
               position = position_dodge(width = 0.9)) +
  # error bars 
  stat_summary(fun.data = "mean_cl_boot",
               geom = "linerange",
               color = "darkgrey",
               position = position_dodge(width = 0.9)) +
  theme(axis.text.x = element_text(angle = 30, hjust = 1)) +
  theme(legend.position = "none")
  

df_plot_target %>% 
  filter(trial_number <= 30) %>% 
  ggplot(., aes(x=possible_utterance, y=uttered, fill=possible_utterance)) +
    facet_wrap(~condition, nrow=2) +
    # mean
    stat_summary(fun.y = "mean",
                 geom = "bar",
                 position = position_dodge(width = 0.9)) +
    # error bars 
    stat_summary(fun.data = "mean_cl_boot",
                 geom = "linerange",
                 color = "darkgrey",
                 position = position_dodge(width = 0.9)) +
    theme(axis.text.x = element_text(angle = 30, hjust = 1)) +
    theme(legend.position = "none")

df_plot_target %>% 
  filter(trial_number > 30) %>% 
  ggplot(., aes(x=possible_utterance, y=uttered, fill=possible_utterance)) +
    facet_wrap(~condition, nrow=2) +
    # mean
    stat_summary(fun.y = "mean",
                 geom = "bar",
                 position = position_dodge(width = 0.9)) +
    # error bars 
    stat_summary(fun.data = "mean_cl_boot",
                 geom = "linerange",
                 color = "darkgrey",
                 position = position_dodge(width = 0.9)) +
    theme(axis.text.x = element_text(angle = 30, hjust = 1)) +
    theme(legend.position = "none")

# First half vs second half: ColorType utterances reduce in atn and aan condition in second trial half; "other" utterances reduce in second trial half
## ---- chunk 21
df_plot_comp = df_main_lesscons %>% 
  select(intended_target, condition, refexp, UtteranceCat, trial_number, anon_worker_id) %>% 
  filter(intended_target == "firstDistractor") %>% 
  slice(rep(1:n(), each = 4)) %>%
  mutate(possible_utterance = rep_len(c("colorType", "colorOnly", "typeOnly", "other_typmod", "other_atypmod", "other"), 
                                  length.out=n())) %>% 
  mutate(uttered = ifelse(UtteranceCat==possible_utterance,1,0)) %>% 
  mutate_at(vars(possible_utterance),
            funs(factor(., levels=c("colorType", "colorOnly", "typeOnly", "other_typmod", "other_atypmod", "other")))) %>%
  mutate_at(vars(condition),
            funs(factor(., levels=c("atp", "aap", "ttp", "tap", "atn", "aan", "ttn", "tan"))))

ggplot(df_plot_comp, aes(x=possible_utterance, y=uttered, fill=possible_utterance)) +
  facet_wrap(~condition, nrow=2) +
  # mean
  stat_summary(fun.y = "mean",
               geom = "bar",
               position = position_dodge(width = 0.9)) +
  # error bars 
  stat_summary(fun.data = "mean_cl_boot",
               geom = "linerange",
               color = "darkgrey",
               position = position_dodge(width = 0.9)) +
  theme(axis.text.x = element_text(angle = 30, hjust = 1)) +
  theme(legend.position = "none")
  

df_plot_comp %>% 
  filter(trial_number <= 30) %>% 
  ggplot(., aes(x=possible_utterance, y=uttered, fill=possible_utterance)) +
    facet_wrap(~condition, nrow=2) +
    # mean
    stat_summary(fun.y = "mean",
                 geom = "bar",
                 position = position_dodge(width = 0.9)) +
    # error bars 
    stat_summary(fun.data = "mean_cl_boot",
                 geom = "linerange",
                 color = "darkgrey",
                 position = position_dodge(width = 0.9)) +
    theme(axis.text.x = element_text(angle = 30, hjust = 1)) +
    theme(legend.position = "none")

df_plot_comp %>% 
  filter(trial_number > 30) %>% 
  ggplot(., aes(x=possible_utterance, y=uttered, fill=possible_utterance)) +
    facet_wrap(~condition, nrow=2) +
    # mean
    stat_summary(fun.y = "mean",
                 geom = "bar",
                 position = position_dodge(width = 0.9)) +
    # error bars 
    stat_summary(fun.data = "mean_cl_boot",
                 geom = "linerange",
                 color = "darkgrey",
                 position = position_dodge(width = 0.9)) +
    theme(axis.text.x = element_text(angle = 30, hjust = 1)) +
    theme(legend.position = "none")

# First half vs second half: ColorType utterances reduce in atn and aan condition in second trial half; "other" utterances reduce in second trial half
